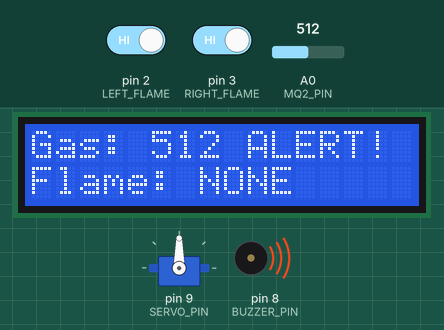
A sketch run on a simulated Arduino Uno, built with avr-gcc and run on an emulated ATmega328P. Shown: servo, 16×2 character LCD, buzzer (waves = sounding, pin HIGH). The inputs (shaded band) are chosen by the test bench; at power-on: pin 2 (LEFT_FLAME) HIGH, A0 (MQ2_PIN) = 512, pin 3 (RIGHT_FLAME) HIGH.

Above: at 3.2 s.
3.3 s: pin 2 (LEFT_FLAME) driven LOW
At 4.1 s:
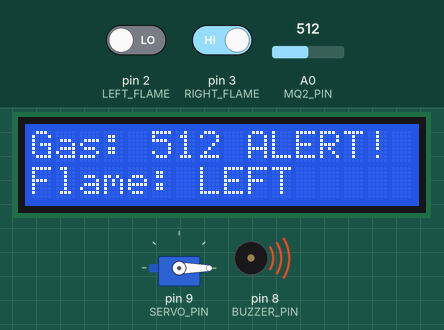
4.9 s: A0 (MQ2_PIN) set to 409
At 5.6 s:
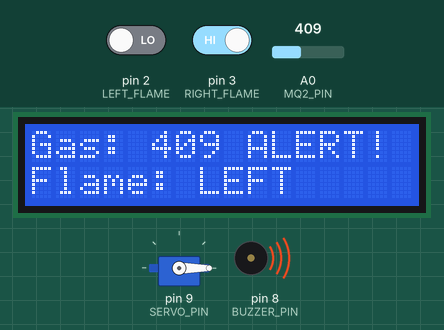
6.5 s: A0 (MQ2_PIN) set to 385
At 7.0 s:
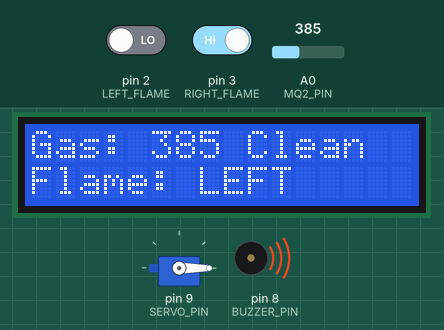
8.2 s: pin 2 (LEFT_FLAME) driven HIGH
At 9.5 s:
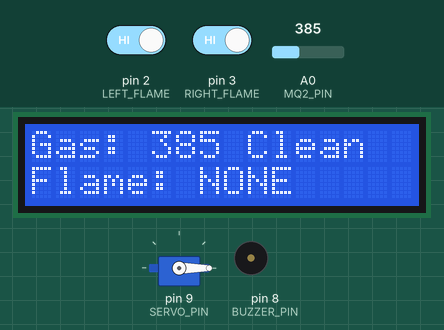
9.8 s: pin 3 (RIGHT_FLAME) driven LOW
At 11.1 s:
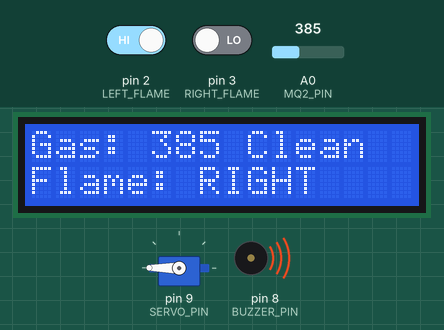
11.4 s: A0 (MQ2_PIN) set to 410
At 12.5 s:
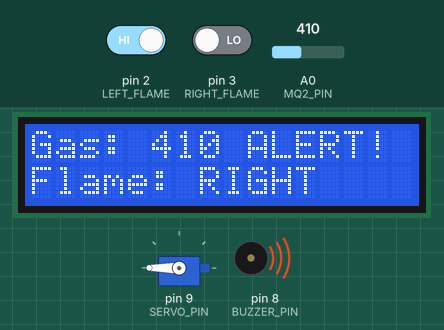
Timing chart, 0 to 14.0 s (numbered marks = the images above; inputs shaded):
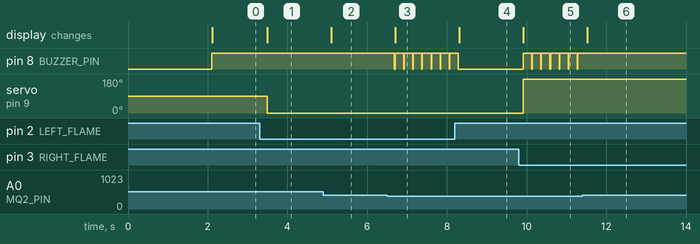

The sketch:

Arduino-Gas-Leakage-and-Flame-Detection-With-Alert-System.ino
```cpp
#include <Servo.h>
#include <Wire.h>
#include <LiquidCrystal_I2C.h> // Ensure you have the I2C LCD Library

// Pin Definitions
#define LEFT_FLAME 2
#define RIGHT_FLAME 3
#define MQ2_PIN A0
#define BUZZER_PIN 8
#define SERVO_PIN 9

// Threshold for Gas Detection
int gasThreshold = 400;

Servo servoMotor;
LiquidCrystal_I2C lcd(0x27, 16, 2); // Change address to 0x3F if 0x27 doesn't work with your LCD display.

void setup() {
  pinMode(LEFT_FLAME, INPUT);
  pinMode(RIGHT_FLAME, INPUT);
  pinMode(BUZZER_PIN, OUTPUT);

  servoMotor.attach(SERVO_PIN);
  servoMotor.write(90); // Start Centered

  lcd.init();
  lcd.backlight();
  lcd.setCursor(0, 0);
  lcd.print("System Loading..");
  delay(2000);
  lcd.clear();
}

void loop() {
  int leftState = digitalRead(LEFT_FLAME);
  int rightState = digitalRead(RIGHT_FLAME);
  int gasValue = analogRead(MQ2_PIN);

  // --- GAS DETECTION LOGIC ---
  lcd.setCursor(0, 0);
  lcd.print("Gas: ");
  lcd.print(gasValue);

  if (gasValue > gasThreshold) {
    lcd.print(" ALERT!");
    digitalWrite(BUZZER_PIN, HIGH);
  } else {
    lcd.print(" Clean ");
    digitalWrite(BUZZER_PIN, LOW);
  }

  lcd.setCursor(0, 1);
  if (leftState == LOW && rightState == HIGH) {
    lcd.print("Flame: LEFT    ");
    servoMotor.write(0);
    digitalWrite(BUZZER_PIN, HIGH);
  }
  else if (rightState == LOW && leftState == HIGH) {
    lcd.print("Flame: RIGHT   ");
    servoMotor.write(180);
    digitalWrite(BUZZER_PIN, HIGH);
  }
  else if (leftState == LOW && rightState == LOW) {
    lcd.print("Flame: CENTER  ");
    servoMotor.write(90);
    digitalWrite(BUZZER_PIN, HIGH);
  }
  else {
    lcd.print("Flame: NONE    ");
    // Servo stays at last position or returns to center
    if (gasValue <= gasThreshold) digitalWrite(BUZZER_PIN, LOW);
  }

  delay(200); // Small delay for stability
}
```

Measured:
- the behaviour switches between 401 and 400 on A0 (MQ2_PIN) (found by bisection; images 2 and 3)
- after the input at 3.3 s, servo on pin 9 (SERVO_PIN): 90° → 0° after 0.19 s; the display: changes after 0.19 s (image 1)
- after the input at 4.9 s, the display: changes after 0.19 s (image 2)
- after the input at 6.5 s, pin 8 (BUZZER_PIN): alternates HIGH for 0.21 s and LOW for 0.01 s, starting after 0.19 s; the display: changes after 0.20 s (image 3)
- after the input at 8.2 s, pin 8 (BUZZER_PIN): goes on until 8.3 s, then stays LOW; the display: changes after 0.11 s (image 4)
- after the input at 9.8 s, pin 8 (BUZZER_PIN): alternates HIGH for 0.21 s and LOW for 0.01 s, starting after 0.11 s; servo on pin 9 (SERVO_PIN): 0° → 180° after 0.11 s; the display: changes after 0.11 s (image 5)
- after the input at 11.4 s, pin 8 (BUZZER_PIN): stops changing and stays HIGH; the display: changes after 0.12 s (image 6)
